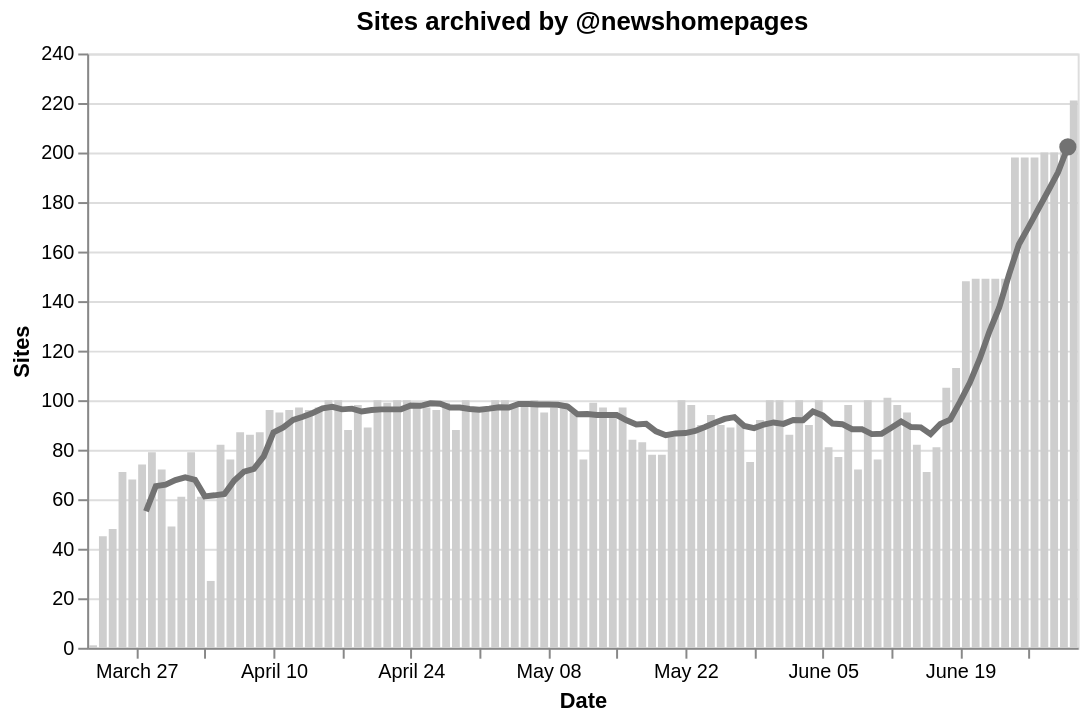

Notebook source saved alongside this figure:
### Code cell
chart = alt.Chart(
    sites_by_date.head(len(sites_by_date) - 1),
    title="Sites archived by @newshomepages",
    width=500
)

bars = chart.mark_bar(
    fill="#cecece"
).encode(
    x=alt.X("date:T", title="Date", timeUnit="yearmonthdate", axis=alt.Axis(format="%B %d", grid=False)),
    y=alt.Y("sites:Q", title="Sites"),
)

line = chart.mark_line(color='#727272', strokeWidth=3).encode(
    x='date:T',
    y='rolling_mean:Q'
)

label = chart.encode(
    x=alt.X('max(date):T'),
    y=alt.Y('rolling_mean:Q', aggregate=alt.ArgmaxDef(argmax='date')),
    text='rolling_mean'
)

# Create a text label
text = label.mark_text(align='left', dx=4)

# Create a circle annotation
circle = label.mark_circle(size=75, color="#727272")


(bars + line + circle)

### Figure 1 — Vega-Lite specification as saved in the notebook (floating-point values rounded to 4 significant figures)
{"config": {"view": {"continuousWidth": 400, "continuousHeight": 300}}, "layer": [{"mark": {"type": "bar", "fill": "#cecece"}, "encoding": {"x": {"axis": {"format": "%B %d", "grid": false}, "field": "date", "timeUnit": "yearmonthdate", "title": "Date", "type": "temporal"}, "y": {"field": "sites", "title": "Sites", "type": "quantitative"}}, "title": "Sites archived by @newshomepages", "width": 500}, {"mark": {"type": "line", "color": "#727272", "strokeWidth": 3}, "encoding": {"x": {"field": "date", "type": "temporal"}, "y": {"field": "rolling_mean", "type": "quantitative"}}, "title": "Sites archived by @newshomepages", "width": 500}, {"mark": {"type": "circle", "color": "#727272", "size": 75}, "encoding": {"text": {"field": "rolling_mean", "type": "quantitative"}, "x": {"aggregate": "max", "field": "date", "type": "temporal"}, "y": {"aggregate": {"argmax": "date"}, "field": "rolling_mean", "type": "quantitative"}}, "title": "Sites archived by @newshomepages", "width": 500}], "data": {"name": "data-a67e0413b8c2dc45a2b8dd510312948f"}, "$schema": "https://vega.github.io/schema/vega-lite/v4.17.0.json", "datasets": {"data-a67e0413b8c2dc45a2b8dd510312948f": [{"date": "2022-03-22T00:00:00", "sites": 1, "rolling_mean": null}, {"date": "2022-03-23T00:00:00", "sites": 45, "rolling_mean": null}, {"date": "2022-03-24T00:00:00", "sites": 48, "rolling_mean": null}, {"date": "2022-03-25T00:00:00", "sites": 71, "rolling_mean": null}, {"date": "2022-03-26T00:00:00", "sites": 68, "rolling_mean": null}, {"date": "2022-03-27T00:00:00", "sites": 74, "rolling_mean": null}, {"date": "2022-03-28T00:00:00", "sites": 79, "rolling_mean": 55.14}, {"date": "2022-03-29T00:00:00", "sites": 72, "rolling_mean": 65.29}, {"date": "2022-03-30T00:00:00", "sites": 49, "rolling_mean": 65.86}, {"date": "2022-03-31T00:00:00", "sites": 61, "rolling_mean": 67.71}, {"date": "2022-04-01T00:00:00", "sites": 79, "rolling_mean": 68.86}, {"date": "2022-04-02T00:00:00", "sites": 61, "rolling_mean": 67.86}, {"date": "2022-04-03T00:00:00", "sites": 27, "rolling_mean": 61.14}, {"date": "2022-04-04T00:00:00", "sites": 82, "rolling_mean": 61.57}, {"date": "2022-04-05T00:00:00", "sites": 76, "rolling_mean": 62.14}, {"date": "2022-04-06T00:00:00", "sites": 87, "rolling_mean": 67.57}, {"date": "2022-04-07T00:00:00", "sites": 86, "rolling_mean": 71.14}, {"date": "2022-04-08T00:00:00", "sites": 87, "rolling_mean": 72.29}, {"date": "2022-04-09T00:00:00", "sites": 96, "rolling_mean": 77.29}, {"date": "2022-04-10T00:00:00", "sites": 95, "rolling_mean": 87.0}, {"date": "2022-04-11T00:00:00", "sites": 96, "rolling_mean": 89.0}, {"date": "2022-04-12T00:00:00", "sites": 97, "rolling_mean": 92.0}, {"date": "2022-04-13T00:00:00", "sites": 96, "rolling_mean": 93.29}, {"date": "2022-04-14T00:00:00", "sites": 97, "rolling_mean": 94.86}, {"date": "2022-04-15T00:00:00", "sites": 100, "rolling_mean": 96.71}, {"date": "2022-04-16T00:00:00", "sites": 100, "rolling_mean": 97.29}, {"date": "2022-04-17T00:00:00", "sites": 88, "rolling_mean": 96.29}, {"date": "2022-04-18T00:00:00", "sites": 98, "rolling_mean": 96.57}, {"date": "2022-04-19T00:00:00", "sites": 89, "rolling_mean": 95.43}, {"date": "2022-04-20T00:00:00", "sites": 100, "rolling_mean": 96.0}, {"date": "2022-04-21T00:00:00", "sites": 99, "rolling_mean": 96.29}, {"date": "2022-04-22T00:00:00", "sites": 100, "rolling_mean": 96.29}, {"date": "2022-04-23T00:00:00", "sites": 100, "rolling_mean": 96.29}, {"date": "2022-04-24T00:00:00", "sites": 99, "rolling_mean": 97.86}, {"date": "2022-04-25T00:00:00", "sites": 97, "rolling_mean": 97.71}, {"date": "2022-04-26T00:00:00", "sites": 96, "rolling_mean": 98.71}, {"date": "2022-04-27T00:00:00", "sites": 99, "rolling_mean": 98.57}, {"date": "2022-04-28T00:00:00", "sites": 88, "rolling_mean": 97.0}, {"date": "2022-04-29T00:00:00", "sites": 100, "rolling_mean": 97.0}, {"date": "2022-04-30T00:00:00", "sites": 96, "rolling_mean": 96.43}, {"date": "2022-05-01T00:00:00", "sites": 97, "rolling_mean": 96.14}, {"date": "2022-05-02T00:00:00", "sites": 100, "rolling_mean": 96.57}, {"date": "2022-05-03T00:00:00", "sites": 100, "rolling_mean": 97.14}, {"date": "2022-05-04T00:00:00", "sites": 98, "rolling_mean": 97.0}, {"date": "2022-05-05T00:00:00", "sites": 98, "rolling_mean": 98.43}, {"date": "2022-05-06T00:00:00", "sites": 100, "rolling_mean": 98.43}, {"date": "2022-05-07T00:00:00", "sites": 95, "rolling_mean": 98.29}, {"date": "2022-05-08T00:00:00", "sites": 97, "rolling_mean": 98.29}, {"date": "2022-05-09T00:00:00", "sites": 99, "rolling_mean": 98.14}, {"date": "2022-05-10T00:00:00", "sites": 95, "rolling_mean": 97.43}, {"date": "2022-05-11T00:00:00", "sites": 76, "rolling_mean": 94.29}, {"date": "2022-05-12T00:00:00", "sites": 99, "rolling_mean": 94.43}, {"date": "2022-05-13T00:00:00", "sites": 97, "rolling_mean": 94.0}, {"date": "2022-05-14T00:00:00", "sites": 95, "rolling_mean": 94.0}, {"date": "2022-05-15T00:00:00", "sites": 97, "rolling_mean": 94.0}, {"date": "2022-05-16T00:00:00", "sites": 84, "rolling_mean": 91.86}, {"date": "2022-05-17T00:00:00", "sites": 83, "rolling_mean": 90.14}, {"date": "2022-05-18T00:00:00", "sites": 78, "rolling_mean": 90.43}, {"date": "2022-05-19T00:00:00", "sites": 78, "rolling_mean": 87.43}, {"date": "2022-05-20T00:00:00", "sites": 86, "rolling_mean": 85.86}, {"date": "2022-05-21T00:00:00", "sites": 100, "rolling_mean": 86.57}, {"date": "2022-05-22T00:00:00", "sites": 98, "rolling_mean": 86.71}, {"date": "2022-05-23T00:00:00", "sites": 90, "rolling_mean": 87.57}, {"date": "2022-05-24T00:00:00", "sites": 94, "rolling_mean": 89.14}, {"date": "2022-05-25T00:00:00", "sites": 90, "rolling_mean": 90.86}, {"date": "2022-05-26T00:00:00", "sites": 89, "rolling_mean": 92.43}, {"date": "2022-05-27T00:00:00", "sites": 91, "rolling_mean": 93.14}, {"date": "2022-05-28T00:00:00", "sites": 75, "rolling_mean": 89.57}, {"date": "2022-05-29T00:00:00", "sites": 92, "rolling_mean": 88.71}, {"date": "2022-05-30T00:00:00", "sites": 100, "rolling_mean": 90.14}, {"date": "2022-05-31T00:00:00", "sites": 100, "rolling_mean": 91.0}, {"date": "2022-06-01T00:00:00", "sites": 86, "rolling_mean": 90.43}, {"date": "2022-06-02T00:00:00", "sites": 100, "rolling_mean": 92.0}, {"date": "2022-06-03T00:00:00", "sites": 90, "rolling_mean": 91.86}, {"date": "2022-06-04T00:00:00", "sites": 100, "rolling_mean": 95.43}, {"date": "2022-06-05T00:00:00", "sites": 81, "rolling_mean": 93.86}, {"date": "2022-06-06T00:00:00", "sites": 77, "rolling_mean": 90.57}, {"date": "2022-06-07T00:00:00", "sites": 98, "rolling_mean": 90.29}, {"date": "2022-06-08T00:00:00", "sites": 72, "rolling_mean": 88.29}, {"date": "2022-06-09T00:00:00", "sites": 100, "rolling_mean": 88.29}, {"date": "2022-06-10T00:00:00", "sites": 76, "rolling_mean": 86.29}, {"date": "2022-06-11T00:00:00", "sites": 101, "rolling_mean": 86.43}, {"date": "2022-06-12T00:00:00", "sites": 98, "rolling_mean": 88.86}, {"date": "2022-06-13T00:00:00", "sites": 95, "rolling_mean": 91.43}, {"date": "2022-06-14T00:00:00", "sites": 82, "rolling_mean": 89.14}, {"date": "2022-06-15T00:00:00", "sites": 71, "rolling_mean": 89.0}, {"date": "2022-06-16T00:00:00", "sites": 81, "rolling_mean": 86.29}, {"date": "2022-06-17T00:00:00", "sites": 105, "rolling_mean": 90.43}, {"date": "2022-06-18T00:00:00", "sites": 113, "rolling_mean": 92.14}, {"date": "2022-06-19T00:00:00", "sites": 148, "rolling_mean": 99.29}, {"date": "2022-06-20T00:00:00", "sites": 149, "rolling_mean": 107.0}, {"date": "2022-06-21T00:00:00", "sites": 149, "rolling_mean": 116.6}, {"date": "2022-06-22T00:00:00", "sites": 149, "rolling_mean": 127.7}, {"date": "2022-06-23T00:00:00", "sites": 149, "rolling_mean": 137.4}, {"date": "2022-06-24T00:00:00", "sites": 198, "rolling_mean": 150.7}, {"date": "2022-06-25T00:00:00", "sites": 198, "rolling_mean": 162.9}, {"date": "2022-06-26T00:00:00", "sites": 198, "rolling_mean": 170.0}, {"date": "2022-06-27T00:00:00", "sites": 200, "rolling_mean": 177.3}, {"date": "2022-06-28T00:00:00", "sites": 200, "rolling_mean": 184.6}, {"date": "2022-06-29T00:00:00", "sites": 201, "rolling_mean": 192.0}, {"date": "2022-06-30T00:00:00", "sites": 221, "rolling_mean": 202.3}]}}
